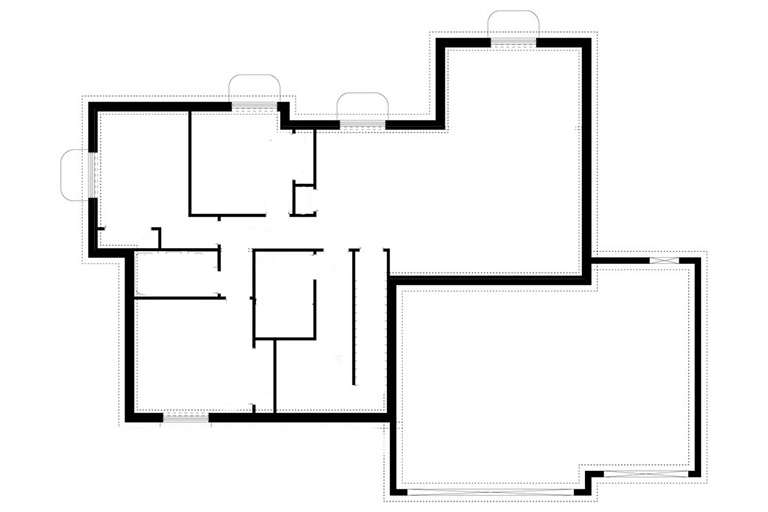
#> input picture sPoche.jpg, 768 x 512 px
$ python corner-path-linker-upgrade.py
#> lines starting #> are read from the running program, lines starting #| are printed output that depends on the picture; after the words box and inside, x2 and y2 are one past the last pixel; in counts of white or black regions, pixels touching at a corner belong together
import cv2
import numpy as np
from skimage.morphology import skeletonize
from scipy.spatial import KDTree
from scipy.optimize import minimize
import matplotlib.pyplot as plt
from collections import defaultdict
import math

def preprocess_image(img):
    """Enhanced preprocessing for better corner detection"""
    gray = cv2.cvtColor(img, cv2.COLOR_BGR2GRAY)

    # Apply bilateral filter to reduce noise while preserving edges
    bilateral = cv2.bilateralFilter(gray, 9, 75, 75)

    # Adaptive thresholding for better binary conversion
    binary = cv2.adaptiveThreshold(
        bilateral, 255, cv2.ADAPTIVE_THRESH_GAUSSIAN_C, cv2.THRESH_BINARY_INV, 11, 2
    )

    # Morphological operations to clean up the image
    kernel = np.ones((3, 3), np.uint8)
    cleaned = cv2.morphologyEx(binary, cv2.MORPH_CLOSE, kernel)
    cleaned = cv2.morphologyEx(cleaned, cv2.MORPH_OPEN, kernel)

    return gray, cleaned

def detect_corners_enhanced(gray_img, binary_img, max_corners=100, quality_level=0.01, min_distance=10):
    """Enhanced corner detection using multiple methods"""
    corners = []

    # Method 1: Harris corner detection
    harris_corners = cv2.goodFeaturesToTrack(
        gray_img, max_corners, quality_level, min_distance
    )
    if harris_corners is not None:
        corners.extend([tuple(pt[0].astype(int)) for pt in harris_corners])

    # Method 2: Detect corners from contours
    contours, _ = cv2.findContours(binary_img, cv2.RETR_EXTERNAL, cv2.CHAIN_APPROX_SIMPLE)
    for contour in contours:
        # Approximate contour to reduce points
        epsilon = 0.02 * cv2.arcLength(contour, True)
        approx = cv2.approxPolyDP(contour, epsilon, True)

        for point in approx:
            corners.append(tuple(point[0]))

    # Remove duplicate corners
    if corners:
        corners = list(set(corners))
        # Filter corners that are too close to each other
        filtered_corners = []
        for corner in corners:
            if not any(np.linalg.norm(np.array(corner) - np.array(fc)) < min_distance
                      for fc in filtered_corners):
                filtered_corners.append(corner)
        corners = filtered_corners

    return corners

def create_skeleton(binary_img):
    """Create skeleton of the binary image"""
    # Convert to binary (0 and 1)
    binary_normalized = binary_img.copy()
    binary_normalized[binary_normalized == 255] = 1

    # Skeletonize
    skeleton = skeletonize(binary_normalized)
    skeleton = (skeleton * 255).astype(np.uint8)

    return skeleton

def sample_line_points(start, end, num_points=50):
    """Sample points along a line between two corners"""
    x_vals = np.linspace(start[0], end[0], num_points)
    y_vals = np.linspace(start[1], end[1], num_points)
    return list(zip(x_vals.astype(int), y_vals.astype(int)))

def check_line_support(corner_a, corner_b, skeleton_img, min_support_ratio=0.4):
    """Check if a line between corners has sufficient support from skeleton"""
    line_points = sample_line_points(corner_a, corner_b, 30)

    supported_points = 0
    total_points = len(line_points)

    # Check each point along the line
    for x, y in line_points:
        if 0 <= x < skeleton_img.shape[1] and 0 <= y < skeleton_img.shape[0]:
            # Check in a small neighborhood around the point
            neighborhood = skeleton_img[max(0, y-2):min(skeleton_img.shape[0], y+3),
                                      max(0, x-2):min(skeleton_img.shape[1], x+3)]
            if np.any(neighborhood > 0):
                supported_points += 1

    support_ratio = supported_points / total_points if total_points > 0 else 0
    return support_ratio >= min_support_ratio

def find_line_connections(corners, skeleton_img, max_distance=150):
    """Find valid line connections between corners"""
    connections = []

    if len(corners) < 2:
        return connections

    # Use KDTree for efficient nearest neighbor search
    tree = KDTree(corners)

    for i, corner in enumerate(corners):
        # Find nearby corners
        nearby_indices = tree.query_ball_point(corner, r=max_distance)

        for j in nearby_indices:
            if j <= i:  # Avoid duplicate pairs and self-connections
                continue

            corner_a, corner_b = corners[i], corners[j]

            # Check if line has sufficient support
            if check_line_support(corner_a, corner_b, skeleton_img):
                connections.append((corner_a, corner_b))

    return connections

def detect_curves(skeleton_img, min_curve_length=40):
    """Detect curved segments in the skeleton"""
    curves = []

    # Find contours in the skeleton
    contours, _ = cv2.findContours(skeleton_img, cv2.RETR_EXTERNAL, cv2.CHAIN_APPROX_NONE)

    for contour in contours:
        if len(contour) >= min_curve_length:
            # Simplify contour to get key points
            epsilon = 0.01 * cv2.arcLength(contour, False)
            simplified = cv2.approxPolyDP(contour, epsilon, False)

            if len(simplified) >= 3:  # Need at least 3 points for a curve
                curve_points = [tuple(pt[0]) for pt in simplified]
                curves.append(curve_points)

    return curves

def fit_bezier_curve(points):
    """Fit a quadratic Bezier curve to a set of points"""
    if len(points) < 3:
        return None

    # Use first, middle, and last points as control points
    p0 = np.array(points[0])
    p2 = np.array(points[-1])

    # Estimate middle control point
    mid_idx = len(points) // 2
    p1 = np.array(points[mid_idx])

    # Adjust p1 to better fit the curve
    # This is a simplified approach - more sophisticated curve fitting could be used
    direction = p2 - p0
    perpendicular = np.array([-direction[1], direction[0]])
    perpendicular = perpendicular / np.linalg.norm(perpendicular) if np.linalg.norm(perpendicular) > 0 else perpendicular

    # Project middle point onto perpendicular
    mid_actual = np.array(points[mid_idx])
    line_mid = (p0 + p2) / 2
    offset = np.dot(mid_actual - line_mid, perpendicular)

    p1 = line_mid + offset * perpendicular

    return p0, p1, p2

def draw_bezier_curve(img, control_points, color=(255, 0, 0), thickness=2):
    """Draw a quadratic Bezier curve"""
    if len(control_points) != 3:
        return img

    p0, p1, p2 = control_points

    # Generate points along the curve
    t_values = np.linspace(0, 1, 100)
    curve_points = []

    for t in t_values:
        # Quadratic Bezier formula: (1-t)²P0 + 2(1-t)tP1 + t²P2
        point = (1-t)**2 * p0 + 2*(1-t)*t * p1 + t**2 * p2
        curve_points.append(tuple(point.astype(int)))

    # Draw the curve
    for i in range(len(curve_points) - 1):
        cv2.line(img, curve_points[i], curve_points[i+1], color, thickness)

    return img

def visualize_results(original_img, corners, line_connections, curves):
    """Visualize the detected corners, lines, and curves"""
    result_img = original_img.copy()

    # Draw line connections
    for corner_a, corner_b in line_connections:
        cv2.line(result_img, corner_a, corner_b, (0, 255, 0), 2)

    # Draw curves
    for curve_points in curves:
        if len(curve_points) >= 3:
            bezier_controls = fit_bezier_curve(curve_points)
            if bezier_controls:
                result_img = draw_bezier_curve(result_img, bezier_controls, (255, 0, 0), 2)
        else:
            # Draw as polyline if too few points for curve
            pts = np.array(curve_points, dtype=np.int32)
            cv2.polylines(result_img, [pts], False, (0, 0, 255), 2)

    # Draw corners
    for corner in corners:
        cv2.circle(result_img, corner, 4, (0, 0, 255), -1)
        cv2.circle(result_img, corner, 6, (255, 255, 255), 2)

    return result_img

def main():
    # Load image - replace with your image path
    img_path = "sPoche.jpg"  # Change this to your image path

    try:
        img = cv2.imread(img_path)
#> img is the input picture: shape (512, 768, 3); min 0, max 255, mean 240
        if img is None:
            print(f"Could not load image: {img_path}")
            print("Please make sure the image file exists and the path is correct.")
            return

        # Flip image if needed (uncomment if your image is upside down)
        # img = cv2.flip(img, 0)

        print("Processing image...")

        # Preprocess image
        gray, binary = preprocess_image(img)
#> in preprocess_image, `binary = cv2.adaptiveThreshold( bilateral, 255, cv2.ADAPTIVE_THRESH_GA..`:
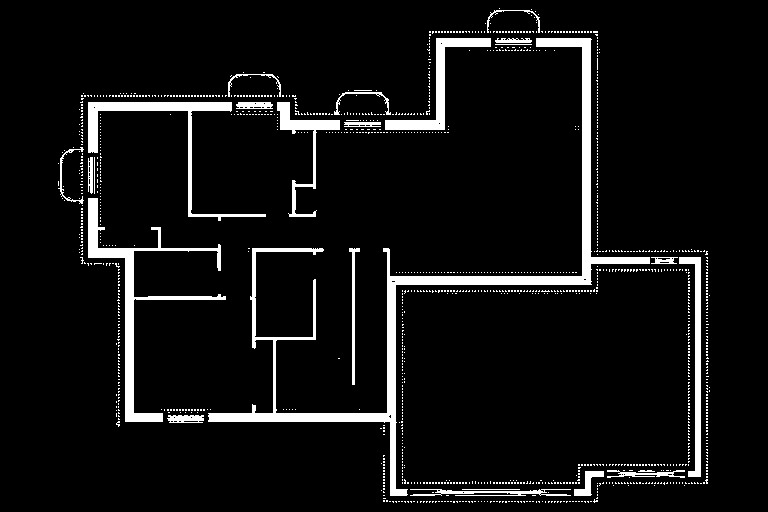
#> binary: shape (512, 768); 6.8% white; 1349 white regions (1325 under 20 px), largest, box (x1, y1, x2, y2) and area: (208, 38, 650, 496) 9551, (88, 198, 226, 422) 3504, (88, 102, 266, 221) 2367
#> in preprocess_image, `cleaned = cv2.morphologyEx(cleaned, cv2.MORPH_OPEN, kernel)`:
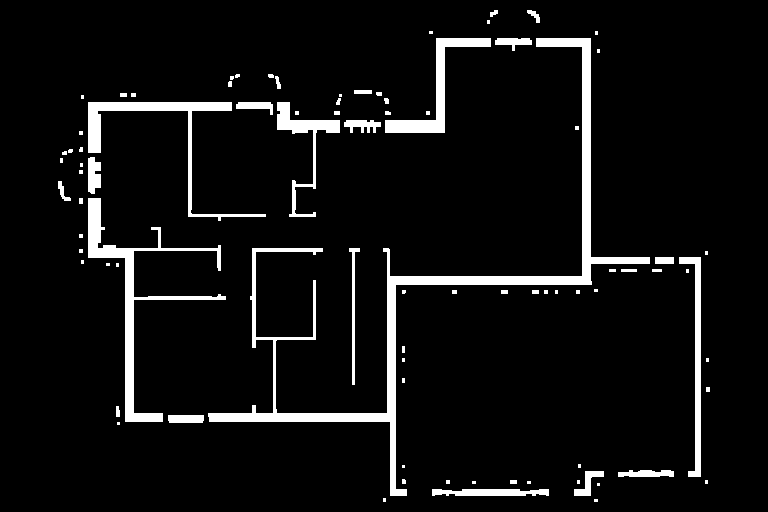
#> cleaned: shape (512, 768); 6.5% white; 86 white regions (45 under 20 px)

        # Detect corners
        corners = detect_corners_enhanced(gray, binary)
#> in detect_corners_enhanced, `harris_corners = cv2.goodFeaturesToTrack( gray_img, max_corners, quali..`: harris_corners = 100 rows, first 8: [219, 270], [354, 384], [293, 180], [314, 280], [293, 132], [253, 405], [219, 220], [290, 215]
#> in detect_corners_enhanced, `contours, _ = cv2.findContours(binary_img, cv2.RETR_EXTERNAL, cv2.CHAI..`: contours = 86 contours, 63 with area under 20; largest, box (x1, y1, x2, y2) and area: (208, 38, 650, 496) 8214, (88, 198, 226, 422) 3138, (88, 102, 266, 221) 2110, (385, 38, 491, 133) 1733, (679, 257, 701, 477) 1227
#> the loop in detect_corners_enhanced, `for contour in contours:` made 86 passes
#> (epsilon, approx) on passes 1 to 8: (0.2, [[594, 499], [594, 501], [597, 501], [597, 499]]), (0.2, [[383, 498], [383, 501], [385, 501], [385, 498]]), (5.17, [[432, 489], [432, 495], [548, 495], [548, 489]]), (0.16, [[597, 483], [597, 485], [599, 485], [599, 483]]), (0.2, [[527, 481], [527, 483], [530, 483], [530, 481]]), (0.2, [[472, 481], [472, 483], [475, 483], [475, 481]]), (0.2, [[705, 480], [705, 483], [707, 483], [707, 480]]), (0.2, [[577, 480], [577, 483], [579, 483], [579, 480]])
#> after the loop in detect_corners_enhanced, `for contour in contours:`: corners = 562 pairs, first value 58 to 709, second value 10 to 501
#> in detect_corners_enhanced, `corners = list(set(corners))`: corners = 552 pairs, first value 58 to 709, second value 10 to 501
#> the loop in detect_corners_enhanced, `for corner in corners:` made 552 passes
#> corner on passes 1 to 3: (402, 290), (133, 251), (64, 151)
#> after the loop in detect_corners_enhanced, `for corner in corners:`: filtered_corners = 166 pairs, first value 58 to 707, second value 11 to 501
#> in detect_corners_enhanced, `corners = filtered_corners`: corners has the same summary as filtered_corners
#> corners has the same summary as filtered_corners in detect_corners_enhanced
        print(f"Detected {len(corners)} corners")
#| Detected 166 corners

        # Create skeleton
        skeleton = create_skeleton(binary)
#> in create_skeleton, `binary_normalized[binary_normalized == 255] = 1`:
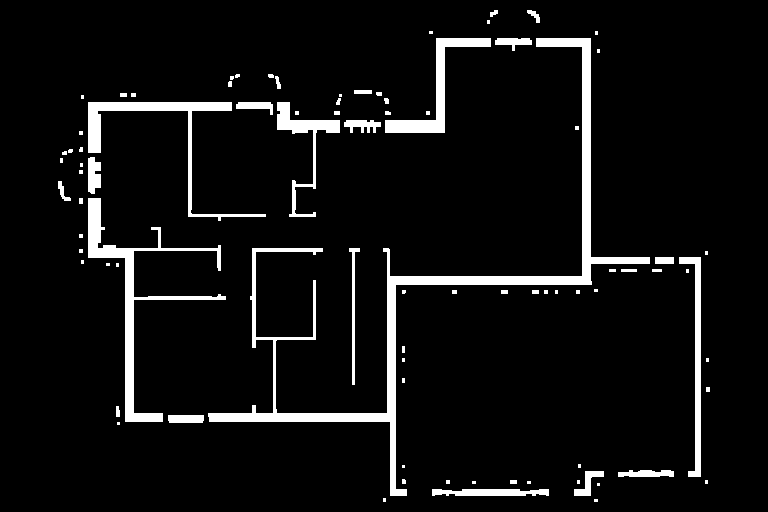
#> binary_normalized: shape (512, 768); values 0 (black) and 1 (white), 6.5% white; 86 white regions (45 under 20 px), largest, box (x1, y1, x2, y2) and area: (208, 38, 650, 496) 9560, (88, 198, 226, 422) 3669, (88, 102, 266, 221) 2488
#> in create_skeleton, `skeleton = skeletonize(binary_normalized)`:
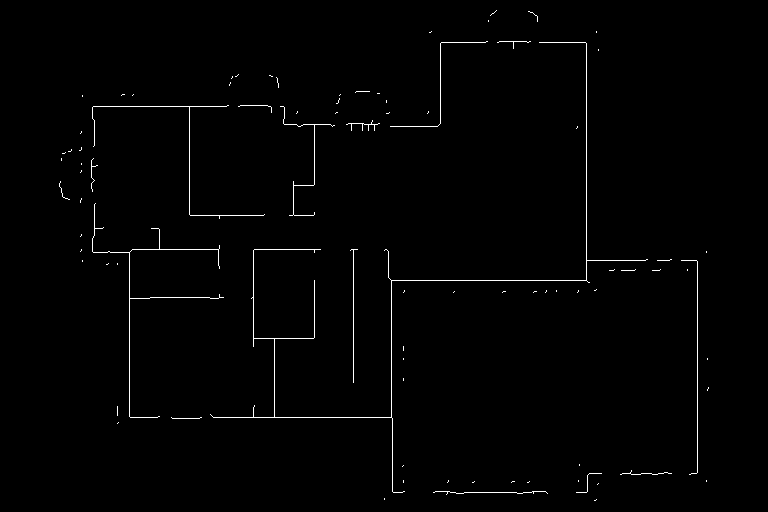
#> skeleton: shape (512, 768) bool; 0.95% white in thin lines or dots, all inside (x1, y1, x2, y2) = (59, 10, 709, 501)

        # Find line connections
        line_connections = find_line_connections(corners, skeleton)
#> the loop in find_line_connections, `for i, corner in enumerate(corners):` made 166 passes
#> corner on passes 8 to 10: (314, 280), (361, 132), (230, 76)
        print(f"Found {len(line_connections)} line connections")
#| Found 447 line connections

        # Detect curves
        curves = detect_curves(skeleton)
#> the loop in detect_curves, `for contour in contours:` made 86 passes
#> contour on passes 1, 2, 4, 5, 7, 8, 9, 10: [[596, 499], [595, 500], [594, 500], [595, 500]], [[384, 498], [384, 499]], [[598, 483], [597, 484]], [[529, 481], [528, 482], [527, 482], [528, 482]], [[474, 481], [473, 482], [472, 482], [473, 482]], [[706, 480], [706, 481]], [[578, 480], [578, 481]], [[448, 480], [448, 481], [447, 482], [448, 481]]
        print(f"Detected {len(curves)} curves")
#| Detected 16 curves

        # Visualize results
        result_img = visualize_results(img, corners, line_connections, curves)
#> the loop in visualize_results, `for corner_a, corner_b in line_connections:` made 447 passes
#> (corner_a, corner_b) on passes 1 to 3: ((402, 290), (383, 248)), ((402, 290), (390, 274)), ((402, 290), (389, 421))
#> after the loop in visualize_results, `for corner_a, corner_b in line_connections:`:
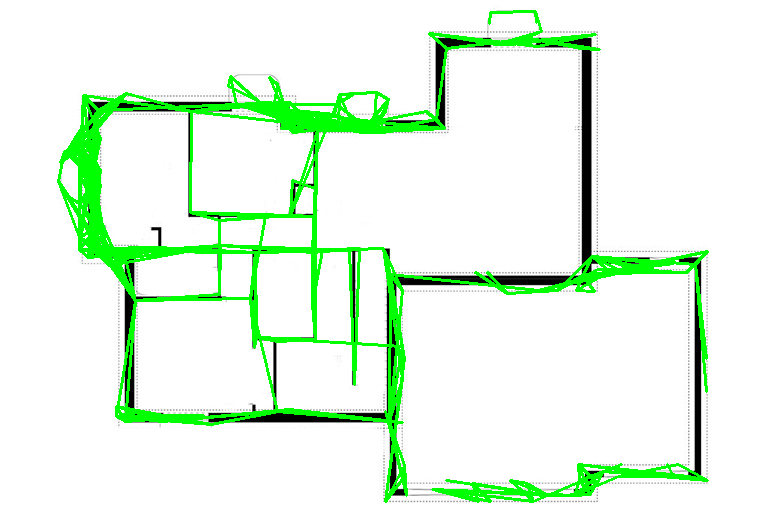
#> result_img: shape (512, 768, 3); 8.06% of pixels changed, all inside (x1, y1, x2, y2) = (57, 10, 709, 503)
#> the loop in visualize_results, `for curve_points in curves:` made 16 passes
#> after the loop in visualize_results, `for curve_points in curves:`:
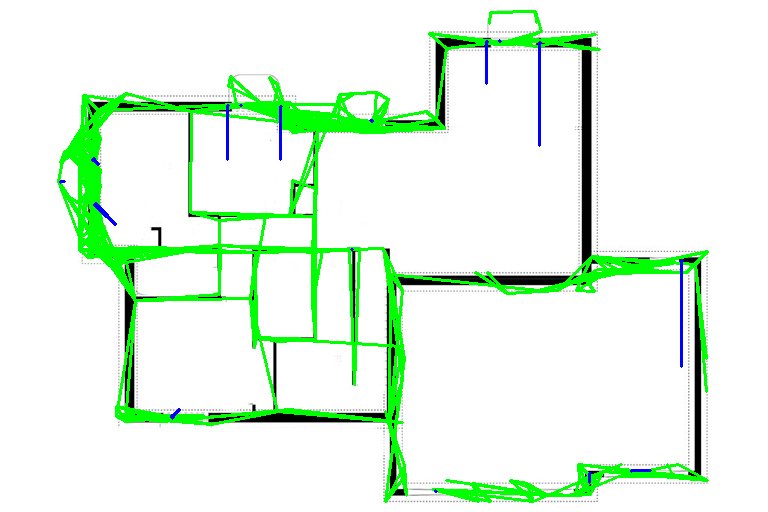
#> result_img: shape (512, 768, 3); mean B, G, R 227.6, 246.9, 226.6
#> the loop in visualize_results, `for corner in corners:` made 166 passes
#> after the loop in visualize_results, `for corner in corners:`:
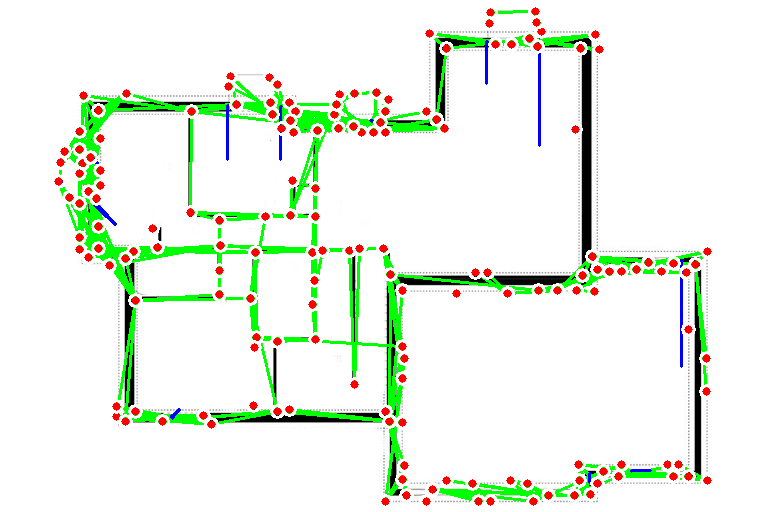
#> result_img: shape (512, 768, 3); 5.25% of pixels changed, all inside (x1, y1, x2, y2) = (54, 5, 712, 506)

        # Display results
        cv2.imshow("Original", img)
        cv2.imshow("Binary", binary)
        cv2.imshow("Skeleton", skeleton)
        cv2.imshow("Floor Plan Analysis", result_img)

        print("\nPress any key to close windows...")
        cv2.waitKey(0)
        cv2.destroyAllWindows()

        # Optionally save result
        cv2.imwrite("floor_plan_analysis_result.jpg", result_img)
        print("Result saved as 'floor_plan_analysis_result.jpg'")

    except Exception as e:
        print(f"An error occurred: {str(e)}")
        print("Please check that all required libraries are installed:")
        print("pip install opencv-python numpy scikit-image scipy matplotlib")

if __name__ == "__main__":
    main()
